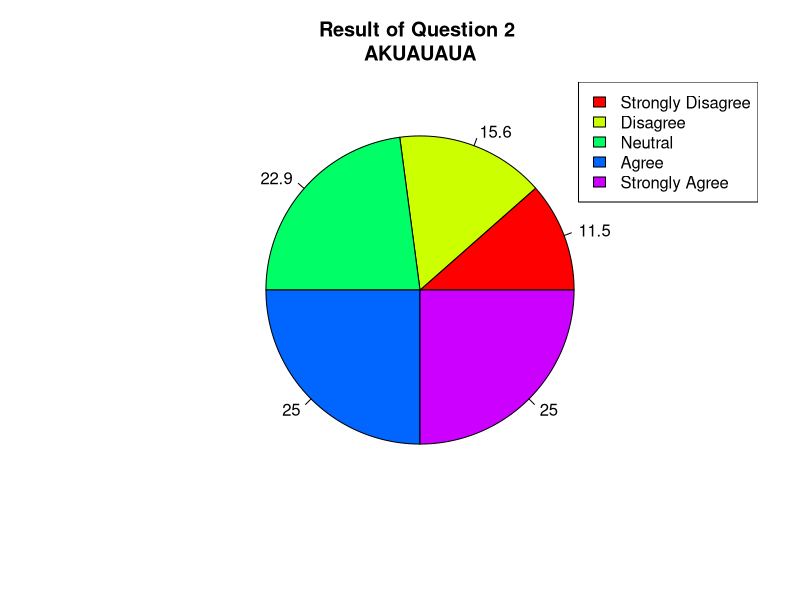
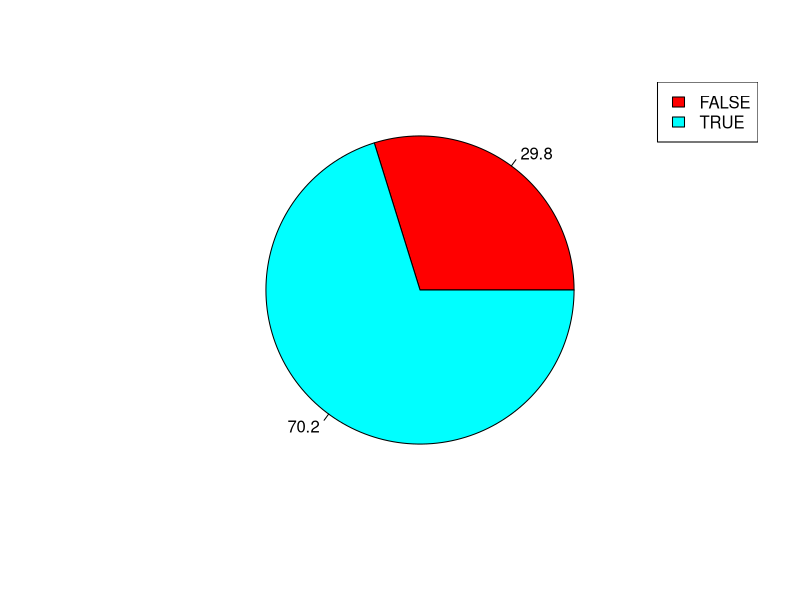
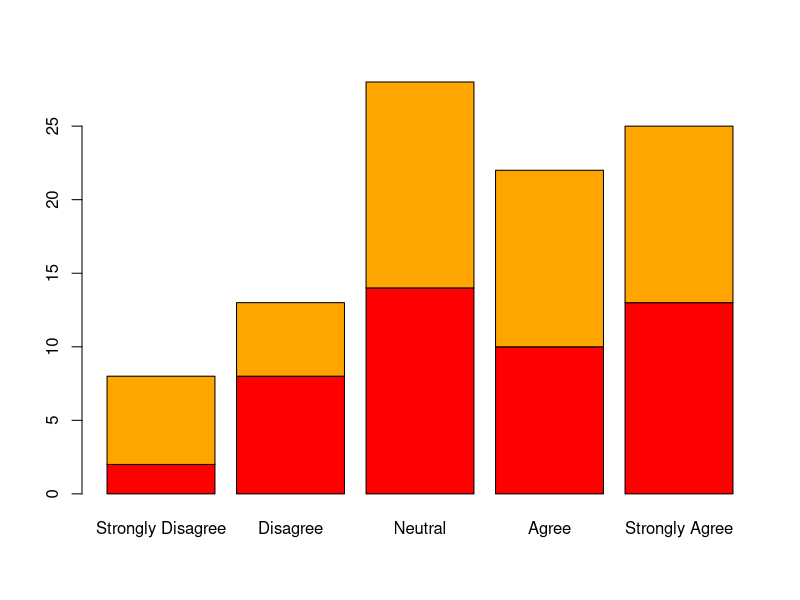
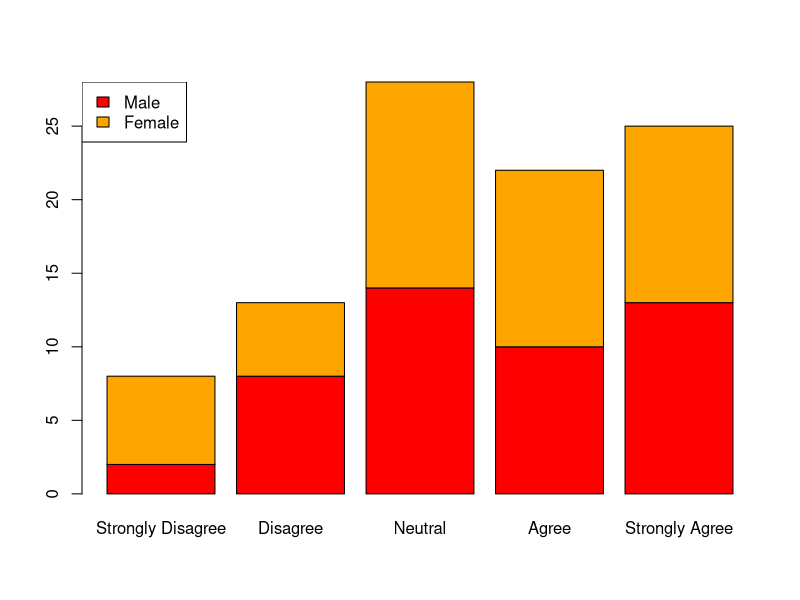
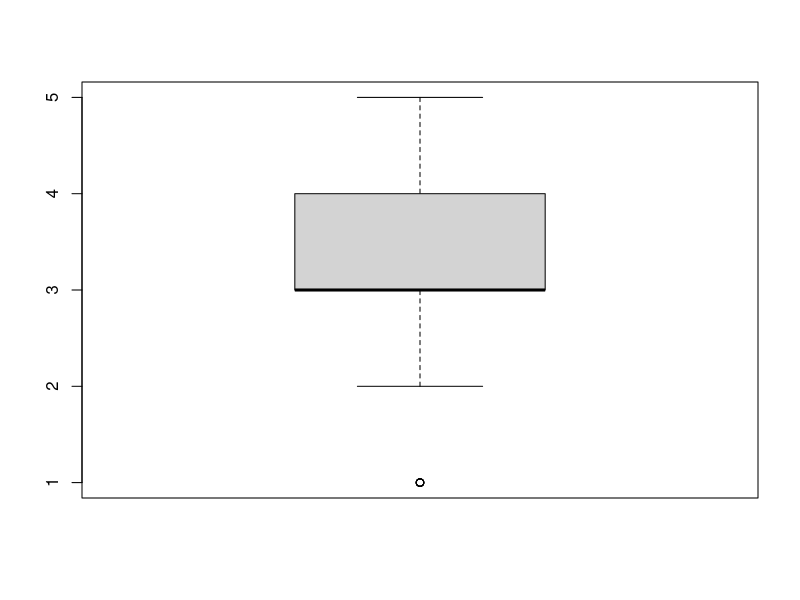
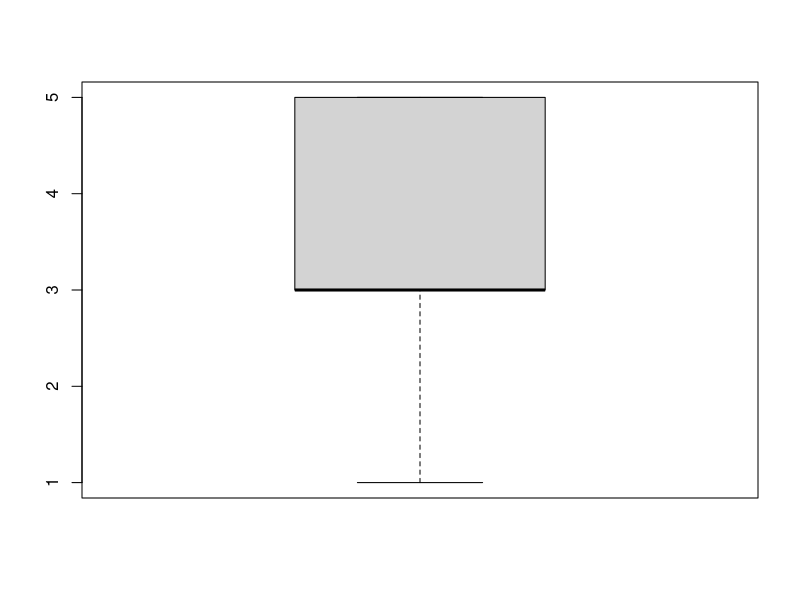
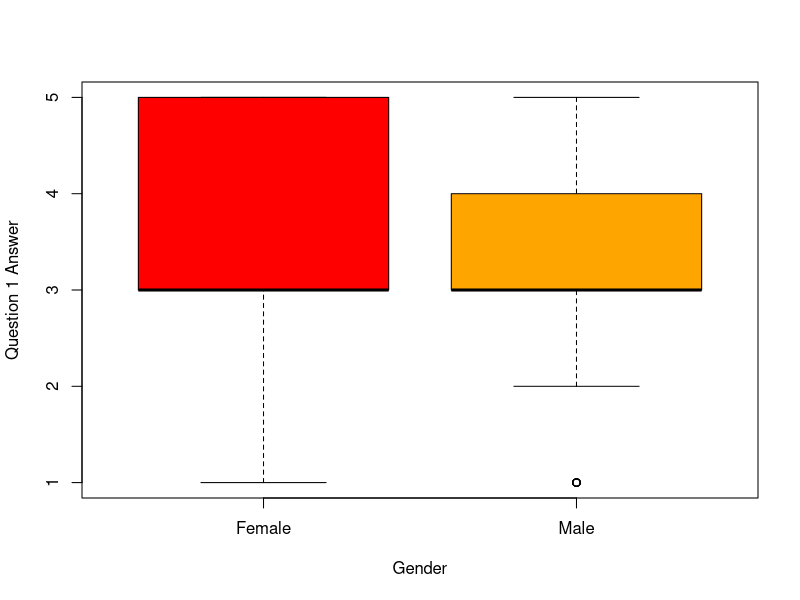
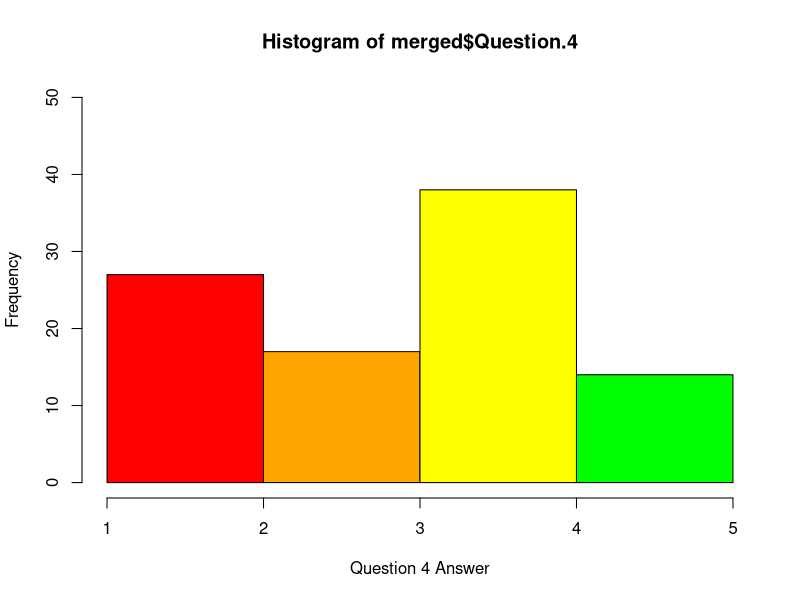

These figures' R source, in order:
result = read.csv("Result.csv",na.strings = "",fileEncoding = "UTF-8-BOM")
result = na.omit(result)
participant = read.csv("Participant.csv",fileEncoding = "UTF-8-BOM")
merged = merge(result,participant, by = "Participant.Number")

# 1
question2 = aggregate(merged$Participant.Number,by = list(merged$Question.2),FUN = length)
question2
percentage = round(question2$x*100/sum(question2$x),1)
percentage
pie(percentage,labels = percentage,col = rainbow(5),main = "Result of Question 2 \nAKUAUAUA")
legend("topright",c("Strongly Disagree","Disagree","Neutral","Agree","Strongly Agree"),fill = rainbow((5)))

# 2
question6 = merged[merged$Gender == "Female", ]
question6
question6 = aggregate(question6$Participant.Number, by = list(question6$Question.6), FUN = length)
question6
question6$percentage = round(question6$x*100/sum(question6$x), 1)
question6
pie(question6$percentage, labels = question6$percentage, col = c("red", "cyan"))
legend("topright", c("FALSE", "TRUE"), fill = c("red", "cyan"))

# 3 
q1male = merged[merged$Gender == "Male",]
q1female = merged[merged$Gender == "Female",]
q1male = aggregate(q1male$Participant.Number, by = list(q1male$Question.1), FUN = length)
q1male
q1female = aggregate(q1female$Participant.Number, by = list(q1female$Question.1), FUN = length)
q1female
q1male = q1male$x
q1male
q1female = q1female$x
q1female
q1male = t(q1male)
q1male
q1female = t(q1female)
q1female

q1 = rbind(q1female, q1male)
colnames(q1) = c("Strongly Disagree", "Disagree", "Neutral", "Agree", "Strongly Agree")
row.names(q1) = c("Female", "Male")
q1
barplot(q1, col = c("red", "orange"))
barplot(q1, beside = FALSE, col = c("red", "orange"))
legend("topleft", c("Male", "Female"), fill = c("red", "orange"))

# 4
q1male = merged[merged$Gender == "Male",]
q1female = merged[merged$Gender == "Female",]
boxplot(q1male$Question.1)
boxplot(q1female$Question.1)
boxplot(merged$Question.1~merged$Gender, col = c("red", "orange"), xlab = "Gender", ylab = "Question 1 Answer")

# 5 
hist(merged$Question.4, breaks = 5, col = c("red", "orange", "yellow", "green"), xlab = "Question 4 Answer", ylab = "Frequency", ylim = c(0,50))

# 6
q1 = aggregate(merged$Participant.Number, by = list(merged$Question.1), FUN = length)
q2 = aggregate(merged$Participant.Number, by = list(merged$Question.2), FUN = length)
q3 = aggregate(merged$Participant.Number, by = list(merged$Question.3), FUN = length)
q4 = aggregate(merged$Participant.Number, by = list(merged$Question.4), FUN = length)
q5 = aggregate(merged$Participant.Number, by = list(merged$Question.5), FUN = length)

q1 = cbind(q1$x, q2$x, q3$x, q4$x, q5$x)
q1
colnames(q1) = c("Question 1", "Question 2", "Question 3", "Question 4", "Question 5")
row.names(q1) = c("Answer 1", "Answer 2", "Answer 3", "Answer 4", "Answer 5")
q1

barplot(q1, col = rainbow(5), ylim = c(0, 100))
legend("topright", c("Answer 1, Answer 2", "Answer 3", "Answer 4", "Answer 5"), fill = rainbow(5))

# 7
day = aggregate(merged$Participant.Number, by = list(merged$Date), FUN = length)
day = rbind(day, c("7/15/2018", 0))
day = day[order(day$Group.1, decreasing = FALSE), ]
day
date = as.Date(day$Group.1, "%m/%d/%Y")
date
plot(day$x, type = "p", xlab = "Survey Date", ylab = "Number of Participant", xaxt = "n")
axis(1, at = 1:7, date)
# axis(1, at=1:7, c("2018-07-14", "2018-07-15", "2018-07-16", "2018-07-17", "2018-07-18", "2018-07-19", "2018-07-20"))

png("result.png", width = 1200, height = 800)
plot(day$x, type = "o", xlab = "Survey Date", ylab = "Number of Participants", xaxt = "n")
axis(1, at = 1:7, date)
dev.off()
#